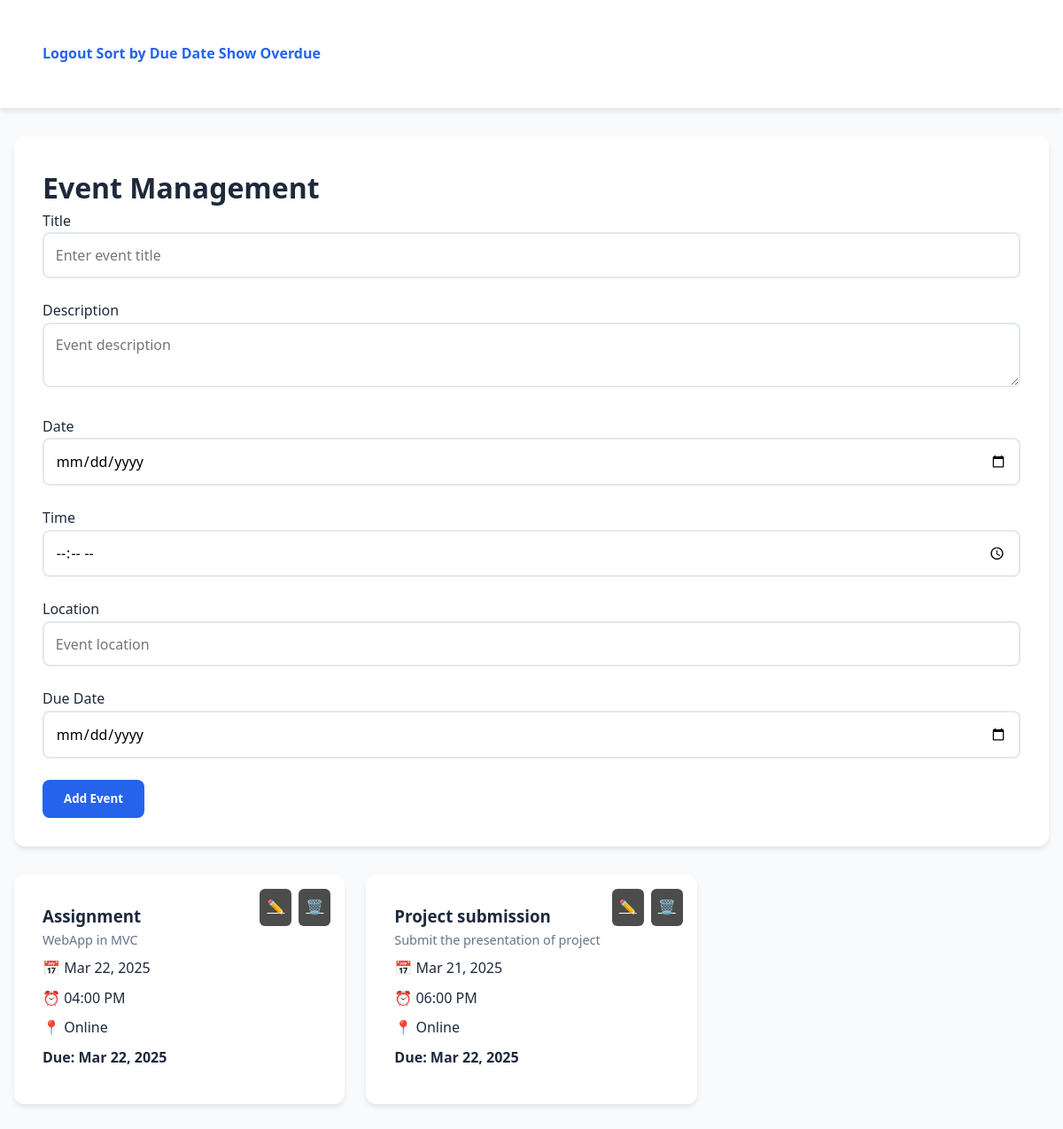
Screenshot of / (signed in) with the database file from the repository.
### models.py (models this page shows)
class Event(db.Model):
    id = db.Column(db.Integer, primary_key=True)
    title = db.Column(db.String(100), nullable=False)
    description = db.Column(db.Text)
    date = db.Column(db.Date)
    time = db.Column(db.Time)
    location = db.Column(db.String(100))
    order = db.Column(db.Integer, default=0)
    due_date = db.Column(db.Date)

### app.py (the view, shortened to what this page needs)
@app.route('/', methods=['GET', 'POST'])
@login_required
def view_events():
    form = EventForm()
    events = Event.query.order_by(Event.order).all()
    today = datetime.now().date()
    return render_template('events.html', form=form, events=events, today=today)

### forms.py
class EventForm(FlaskForm):
    title = StringField('Title', validators=[DataRequired()])
    description = TextAreaField('Description')
    date = DateField('Date', format='%Y-%m-%d', validators=[DataRequired()])
    time = TimeField('Time', format='%H:%M', validators=[DataRequired()])
    location = StringField('Location', validators=[DataRequired()])
    due_date = DateField('Due Date', format='%Y-%m-%d')

### app.py (called while the page is built)
@login_manager.user_loader
def load_user(user_id):
    return User.query.get(int(user_id))

### templates/events.html (shortened to what this page needs)
{% extends "base.html" %}
{% block content %}
<div class="card mb-2">
  <h1>Event Management</h1>
  <form method="POST" action="{{ url_for('view_events') }}" class="mt-2">
    <div class="form-group">
      {{ form.title.label }}
      {{ form.title(placeholder="Enter event title") }}
    </div>
    <div class="form-group">
      {{ form.description.label }}
      {{ form.description(placeholder="Event description") }}
    </div>
    <div class="form-group">
      {{ form.date.label }}
      {{ form.date }}
    </div>
    <div class="form-group">
      {{ form.time.label }}
      {{ form.time }}
    </div>
    <div class="form-group">
      {{ form.location.label }}
      {{ form.location(placeholder="Event location") }}
    </div>
    <div class="form-group">
      {{ form.due_date.label }}
      {{ form.due_date }}
    </div>
    <button type="submit">Add Event</button>
  </form>
</div>
<div class="event-grid">
  {% for event in events %}
  <div class="card event-card" draggable="true" data-id="{{ event.id }}">
    <div class="event-actions">
      <a href="{{ url_for('edit_event', id=event.id) }}">✏️</a>
      <a href="{{ url_for('delete_event', id=event.id) }}">🗑️</a>
    </div>
    <h3>{{ event.title }}</h3>
    {% if event.description %}
    <p class="text-muted">{{ event.description }}</p>
    {% endif %}
    <div class="event-details">
      <p>📅 {{ event.date.strftime('%b %d, %Y') }}</p>
      <p>⏰ {{ event.time.strftime('%I:%M %p') }}</p>
      <p>📍 {{ event.location }}</p>
      <p class="due-date">
        {% if event.due_date %}
          Due: {{ event.due_date.strftime('%b %d, %Y') }}
        {% endif %}
      </p>
    </div>
  </div>
  {% endfor %}
</div>
{% endblock %}

### templates/base.html (shortened to what this page needs)
<!DOCTYPE html>
<html>
<head>
    <link rel="stylesheet" href="{{ url_for('static', filename='styles.css') }}">
</head>
<body>
    <nav>
        <div class="container">
            {% if current_user.is_authenticated %}
                <a href="{{ url_for('logout') }}">Logout</a>
                <a href="{{ url_for('sort_by_due_date') }}">Sort by Due Date</a>
                <a href="{{ url_for('filter_overdue') }}">Show Overdue</a>
            {% else %}
                <a href="{{ url_for('login') }}">Login</a>
            {% endif %}
        </div>
    </nav>
    <main class="container">
        {% block content %}{% endblock %}
    </main>
</body>
</html>

### static/styles.css (style rules this page uses)
:root { --primary: #2563eb; --secondary: #4f46e5; --background: #f8fafc; --card-bg: #ffffff; --text: #1e293b; --shadow: 0 4px 6px -1px rgba(0, 0, 0, 0.1); }
* { margin: 0; padding: 0; box-sizing: border-box; font-family: 'Segoe UI', system-ui, sans-serif; }
body { background: var(--background); color: var(--text); line-height: 1.6; min-height: 100vh; }
nav { background: var(--card-bg); padding: 1rem 2rem; box-shadow: var(--shadow); position: sticky; top: 0; z-index: 1000; }
nav a { color: var(--primary); text-decoration: none; font-weight: 600; transition: color 0.3s ease; }
.container { max-width: 1200px; margin: 2rem auto; padding: 0 1rem; }
.card { background: var(--card-bg); border-radius: 12px; padding: 2rem; box-shadow: var(--shadow); margin-bottom: 1.5rem; transition: transform 0.3s ease; }
.form-group { margin-bottom: 1.5rem; }
input, textarea, select { width: 100%; padding: 0.8rem; border: 2px solid #e2e8f0; border-radius: 8px; font-size: 1rem; transition: border-color 0.3s ease; }
button { background: var(--primary); color: white; padding: 0.8rem 1.5rem; border: none; border-radius: 8px; cursor: pointer; font-weight: 600; transition: background 0.3s ease; }
.event-grid { display: grid; gap: 1.5rem; grid-template-columns: repeat(auto-fill, minmax(300px, 1fr)); }
.event-card { position: relative; overflow: hidden; cursor: grab; }
.event-actions { position: absolute; top: 1rem; right: 1rem; display: flex; gap: 0.5rem; }
.text-muted { color: #64748b; font-size: 0.9em; }
.event-details p { margin: 0.5rem 0; display: flex; align-items: center; gap: 0.5rem; }
.event-actions a { color: white; background: rgba(0, 0, 0, 0.7); padding: 0.5rem; border-radius: 6px; display: flex; transition: background 0.3s ease; }
.mb-2 { margin-bottom: 2rem; }
.due-date { font-weight: bold; }

### rows the page displays
Event: title "Assignment", description "WebApp in MVC", date "Mar 22, 2025", time "04:00 PM", location "Online", due_date "Mar 22, 2025"
Event: title "Project submission", description "Submit the presentation of project", date "Mar 21, 2025", time "06:00 PM", location "Online", due_date "Mar 22, 2025"
